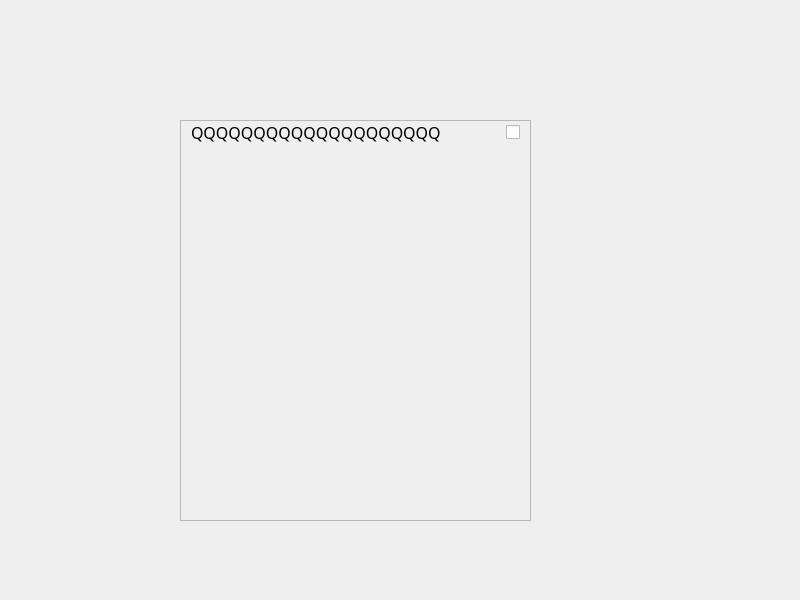
<?xml version="1.0" encoding="UTF-8"?>
<ui version="4.0">
 <class>MainWindow</class>
 <widget class="QMainWindow" name="MainWindow">
  <property name="geometry">
   <rect>
    <x>0</x>
    <y>0</y>
    <width>800</width>
    <height>600</height>
   </rect>
  </property>
  <property name="windowTitle">
   <string>MainWindow</string>
  </property>
  <widget class="QWidget" name="centralWidget">
   <widget class="QScrollArea" name="scrollArea">
    <property name="geometry">
     <rect>
      <x>180</x>
      <y>120</y>
      <width>351</width>
      <height>401</height>
     </rect>
    </property>
    <property name="widgetResizable">
     <bool>true</bool>
    </property>
    <widget class="QWidget" name="scrollAreaWidgetContents">
     <property name="geometry">
      <rect>
       <x>0</x>
       <y>0</y>
       <width>349</width>
       <height>399</height>
      </rect>
     </property>
     <widget class="QWidget" name="">
      <property name="geometry">
       <rect>
        <x>10</x>
        <y>0</y>
        <width>329</width>
        <height>391</height>
       </rect>
      </property>
      <layout class="QVBoxLayout" name="verticalLayout_onu">
       <item>
        <layout class="QHBoxLayout" name="horizontalLayout_onu_1">
         <item>
          <widget class="QLabel" name="label_onu_1">
           <property name="font">
            <font>
             <family>微软雅黑</family>
             <pointsize>12</pointsize>
            </font>
           </property>
           <property name="text">
            <string>QQQQQQQQQQQQQQQQQQQQ</string>
           </property>
          </widget>
         </item>
         <item>
          <spacer name="horizontalSpacer_onu_1">
           <property name="orientation">
            <enum>Qt::Horizontal</enum>
           </property>
           <property name="sizeHint" stdset="0">
            <size>
             <width>40</width>
             <height>20</height>
            </size>
           </property>
          </spacer>
         </item>
         <item>
          <widget class="QCheckBox" name="checkBox_onu_1">
           <property name="text">
            <string/>
           </property>
          </widget>
         </item>
        </layout>
       </item>
       <item>
        <spacer name="verticalSpacer">
         <property name="orientation">
          <enum>Qt::Vertical</enum>
         </property>
         <property name="sizeHint" stdset="0">
          <size>
           <width>20</width>
           <height>40</height>
          </size>
         </property>
        </spacer>
       </item>
      </layout>
     </widget>
    </widget>
   </widget>
  </widget>
 </widget>
 <resources/>
 <connections/>
</ui>
